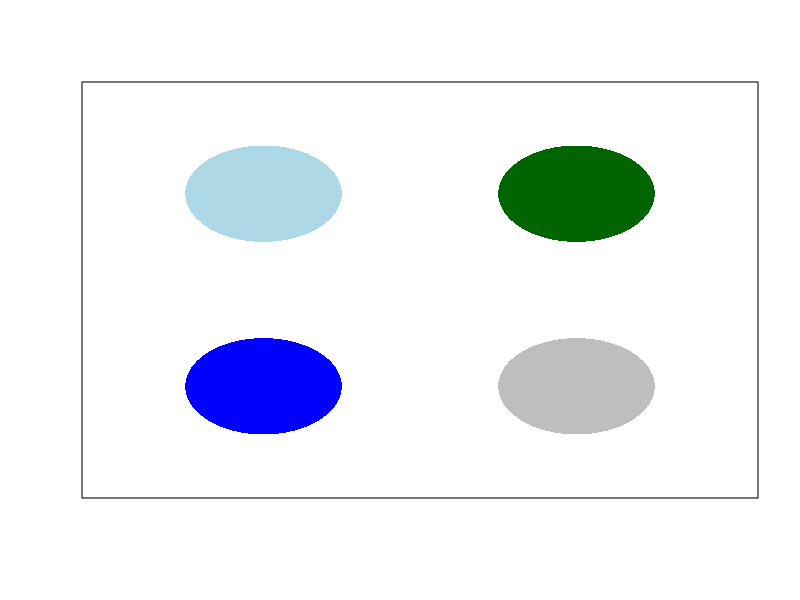
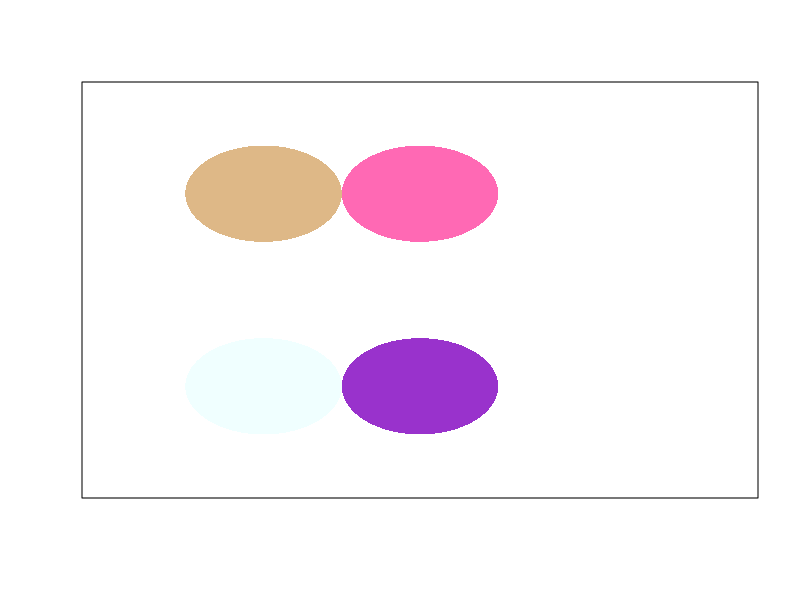

Generate these figures, in order, with R:
## ---- chunk 1
library(graphics)
## ---- chunk 2
circleplot <- function(c, r, color){
    theta <- seq(0, 2 *pi, 0.01)
    polygon(c[1] + sin(theta) * r, c[2] + cos(theta) * r, 
            col = color, border = NA, lwd = 2)
}
## ---- chunk 3
head(colors())
## ---- chunk 4
# create an empty plot 
plot(1, type="n", xlim=c(-1,3), ylim=c(-1, 3),  
     xaxt='n', ann=FALSE, yaxt='n')

circleplot(c(0,0), 0.5, "blue")
circleplot(c(0,2), 0.5, "lightblue")
circleplot(c(2,0), 0.5, "gray")
circleplot(c(2,2), 0.5, "darkgreen")
## ---- chunk 5
# create an empty plot 
plot(1, type="n", xlim=c(-1,3), ylim=c(-1, 3),  
     xaxt='n', ann=FALSE, yaxt='n')

circleplot(c(0,0), 0.5, "azure")
circleplot(c(0,2), 0.5, "burlywood")
circleplot(c(1,0), 0.5, "darkorchid")
circleplot(c(1,2), 0.5, "hotpink")

## ---- chunk 6

## ---- chunk 7
 x <- col2rgb("lightblue")/255
 rgblightblue <- rgb(x[1], x[2], x[3], alpha = 0.5)
## ---- chunk 8
#install.packages("RColorBrewer")
library(RColorBrewer)
